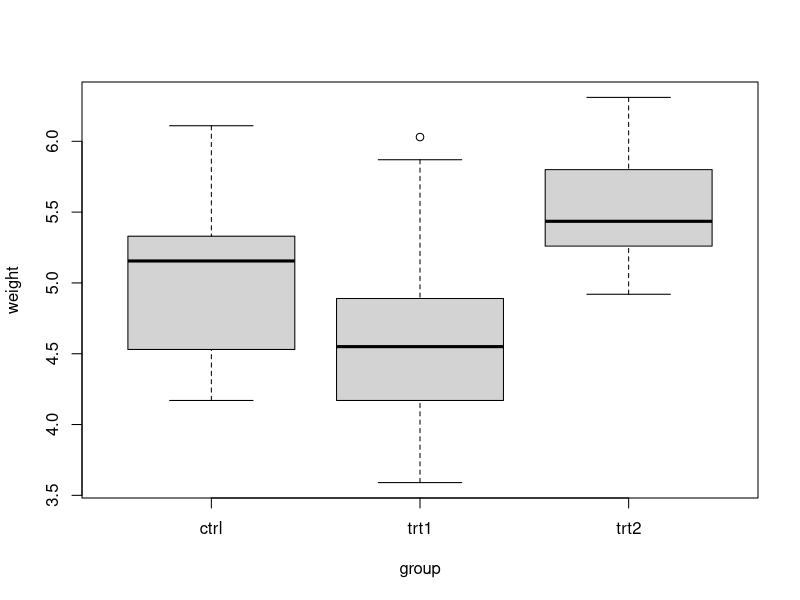
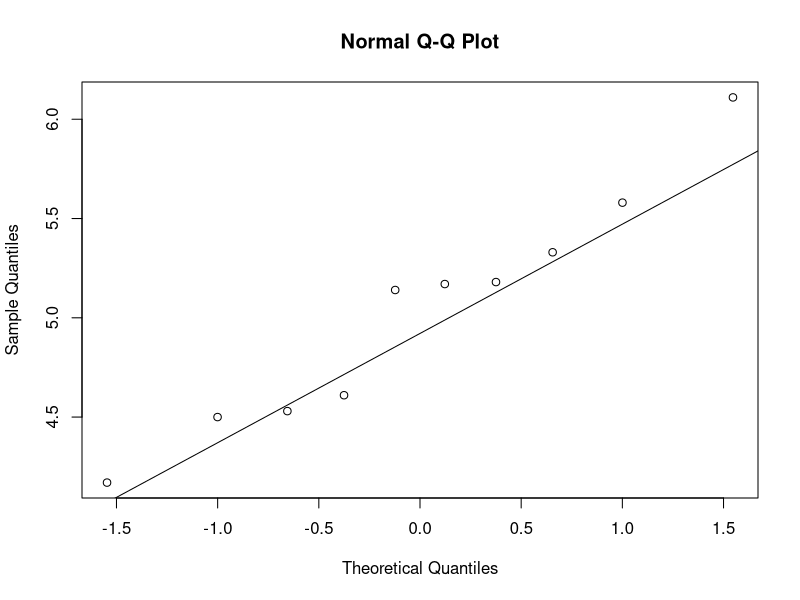

Reproduce these figures in R, in order.
#============================================================================#

# ONE-WAY ANOVA #
# DATA SET: PlantGrowth #
# 
# by Anastasiia Malyk (adapted by Chan Le)

# In this script:

### Q-Q Plots
### Barlett & Levene Test - Homogeneity of Variance
### One-way ANOVA

#============================================================================#
# #### 1. Load data & Descriptive exploration ####
#============================================================================#

# We will be using the PlantGrowth data. It consists of 30 cases and 2 variables. 
# The dataset shows results of an experiment that compare yields under a control 
# and two different treatment conditions. More in help().

summary(PlantGrowth)
boxplot(weight ~ group, PlantGrowth)

#============================================================================#
# #### 2. Assumptions of ANOVA: Q-Q Plots, Barlett & Levene Test ####
#============================================================================#

# Assumption 1: All samples are independent, and collected in more than two
# independent categories. If there are less than 2 categories, T-Test analysis 
# should be conducted. 

# As our data has 3 groups (ctrl, trt1, trt2) which are independent, this 
# assumption is satisfied.

# Assumption 2: Dependent variable is continuous.

# This assumption is satisfied as weight is a numeric variable.

# Assumption 3: Each group follows a normal distribution with no major outliers.
# Here, we can take a subset of the data based on each group, then apply the
# Shapiro test on the weight data.

ctrlWeight <- subset(PlantGrowth, group == "ctrl")
shapiro.test(ctrlWeight$weight)

# Alternatively, you can also plot the Q-Q plot to check the normality 
# assumption. Q-Q Plots (Quantile-Quantile plots) are plots of two quantiles 
# against each other. X-axis in the plot reflects normally distributed data, 
# while Y-axis reflects data from our sample. The purpose of Q-Q plots is to 
# find out if two sets of data come from the same distribution. A 45 degree 
# angle is plotted on the Q-Q plot; if the two data sets perfectly come from 
# a common distribution, the points will fall on that reference line.

qqnorm(ctrlWeight$weight)
qqline(ctrlWeight$weight)

# You can try doing the same for the other two groups.

# Assumption 4: Homogeneity of variance.

# Bartlett's null hypothesis states that the variances in each of the groups 
# are the same. With a p-value larger than 0.05, we fail to reject that 
# variances of the groups are homogeneous.
bartlett.test(weight ~ group, data = PlantGrowth)

# Alternatively, Levene Test for equality of variance can also be used here.
# It is less sensitive than the Bartlett test to departures from normality. 
# If you have strong evidence that your data do in fact come from a normal, 
# or nearly normal, distribution, then Bartlett's test has better performance. 
# The function leveneTest() is in the package car.

# install.packages("car")
car::leveneTest(weight ~ group, data = PlantGrowth)

#============================================================================#
# #### 2. Performing One-Way ANOVA ####
#============================================================================#
# The ANOVA output includes the columns F value and Pr(>F) corresponding to the 
# p-value of the test. In our case, ANOVA shows p-value <0.05. Thus, we reject 
# our null hypothesis that the means of the groups are equal. 

anovaWeight <- aov(weight ~ group, data = PlantGrowth)
summary(anovaWeight)

#============================================================================#
# #### 3. Performing Post-hoc Test ####
#============================================================================#
# An ANOVA test tells us if our results are significant overall, but it won't 
# tell us exactly where those differences lie. Therefore, we conduct post-hoc 
# test (TukeyHSD) that performs multiple pairwise comparisons to find out which 
# particular groups have different means. 

TukeyHSD(anovaWeight)

# In the result table, column diff gives the difference in the observed means, 
# lwr gives the lower end point of the interval, upr gives the upper end point 
# and p adj giving the p-value after adjustment for the multiple comparisons.

# It can be seen from the output, that only the difference between trt2 and trt1
# is significant with an adjusted p-value of 0.012. 